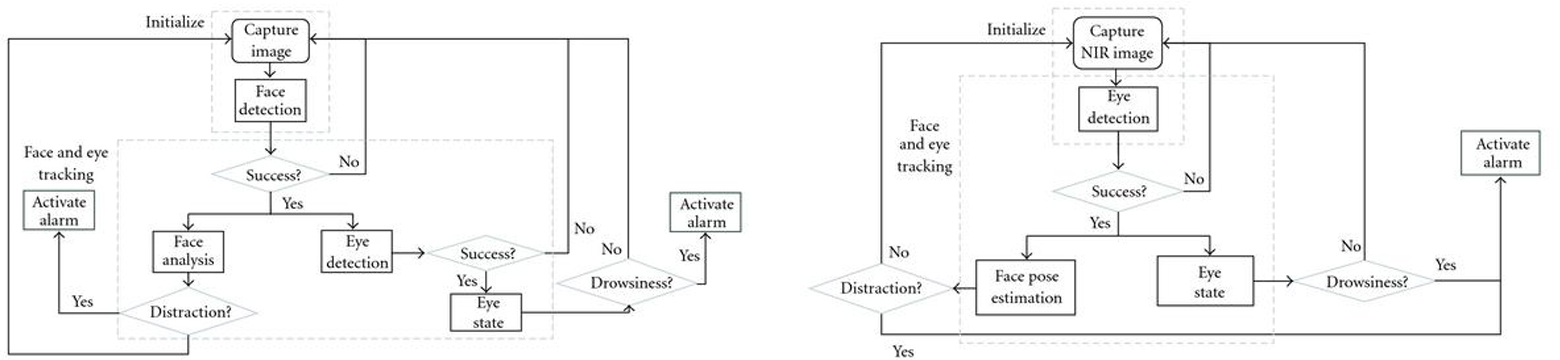
#> input picture Driver_Assitant_Model.jpg, 1560 x 360 px, given in place of the camera
$ python morphological.py
#> lines starting #> are read from the running program, lines starting #| are printed output that depends on the picture; after the words box and inside, x2 and y2 are one past the last pixel; in counts of white or black regions, pixels touching at a corner belong together
import cv2
import numpy as np

cap = cv2.VideoCapture(0)

while True:
    _, frame = cap.read()
#> frame is the input picture: shape (360, 1560, 3); mean B, G, R 246.5, 246.5, 246.4
    hsv = cv2.cvtColor(frame,cv2.COLOR_BGR2HSV)
#> hsv: shape (360, 1560, 3); mean H, S, V 4.5, 0.2, 246.5

    #HSV hue sat value
    lower_color = np.array([10,10,10])
    upper_color = np.array([100,255,255])

    mask = cv2.inRange(hsv, lower_color, upper_color)
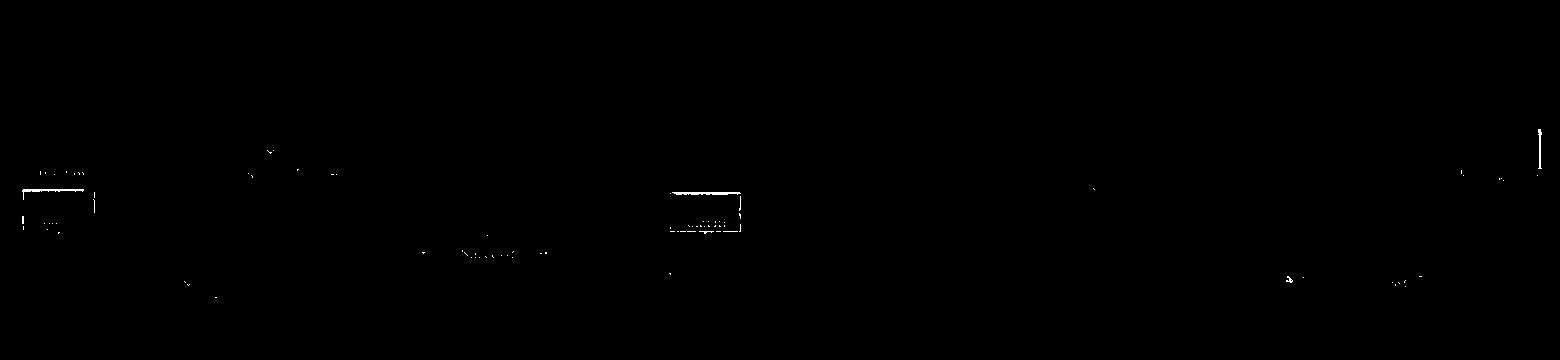
#> mask: shape (360, 1560); 0.13% white in thin lines or dots, all inside (x1, y1, x2, y2) = (22, 129, 1542, 298)
    res = cv2.bitwise_and(frame, frame, mask = mask)

    kernel = np.ones((5,5), np.uint8)
    erosion = cv2.erode(mask,kernel, iterations = 1)
#> erosion: shape (360, 1560); every value is 0
    dilation = cv2.dilate(mask, kernel, iterations = 1)
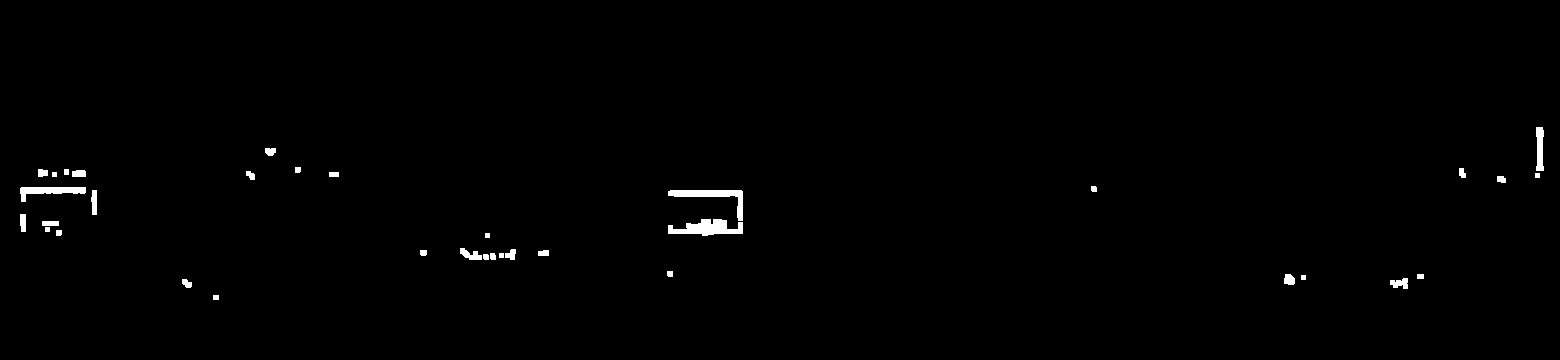
#> dilation: shape (360, 1560); 0.72% white; 36 white regions, largest, box (x1, y1, x2, y2) and area: (668, 219, 743, 236) 775, (668, 190, 743, 221) 643, (20, 187, 86, 202) 483

    opening = cv2.morphologyEx(mask, cv2.MORPH_OPEN, kernel)
    closing = cv2.morphologyEx(mask, cv2.MORPH_CLOSE, kernel)
#> closing: shape (360, 1560); 0.19% white; 47 white regions (39 under 20 px), largest, box (x1, y1, x2, y2) and area: (670, 221, 741, 234) 351, (670, 192, 741, 219) 227, (22, 189, 84, 200) 159

    cv2.imshow('frame', frame)
    cv2.imshow('res', res)
    cv2.imshow('erosion', erosion)
    cv2.imshow('dilation', dilation)
    cv2.imshow('closing', closing)
    cv2.imshow('opening', opening)

    k = cv2.waitKey(5) & 0xFF
#> (key Esc is pressed here)
    if k == 27:
        break

cv2.destroyAllWindows()
cap.release()
